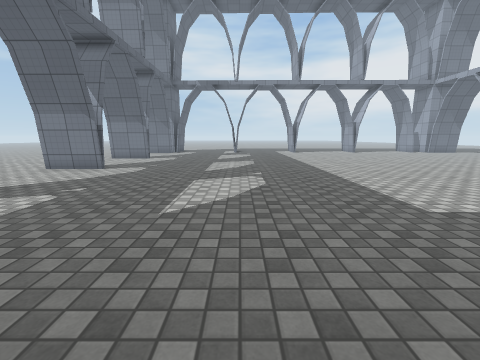
view 1 (above)

17 first-person views from a walk through a scene from a Unity 3-D project. The camera is 1.3 m above the floor, tilts 10° down and sees 90° across. The floor is counted in squares, 1 m on a side. Each view is taken from the middle of a square. On the plan, view 1 faces up. The plan holds only what a view shows up to about 12 squares ahead; the rest is blank. The place goes on beyond the plan. The player is left out. Surface patterns are stand-ins for the level's own textures.

view 2
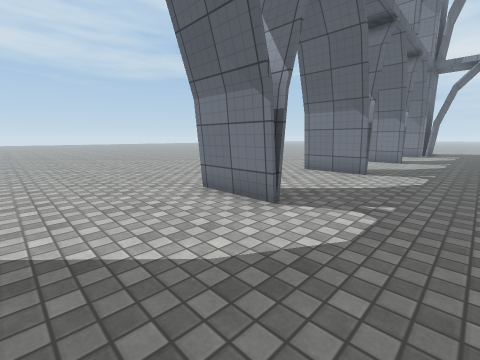

view 3
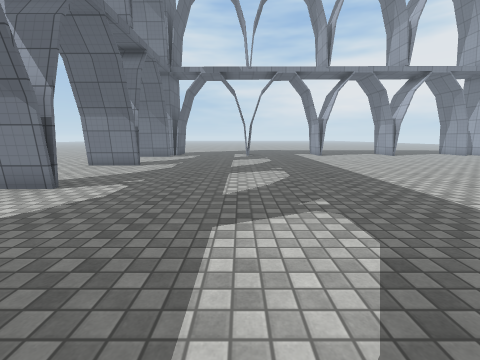

view 4
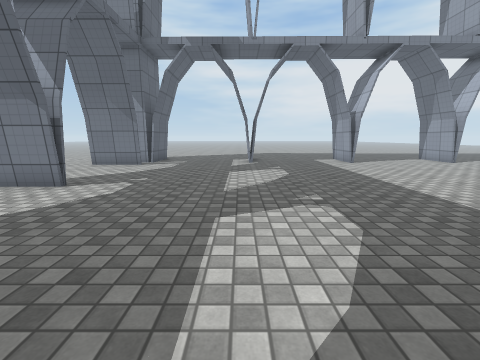

view 5
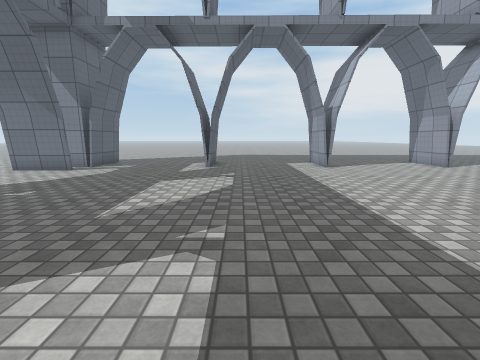

view 6
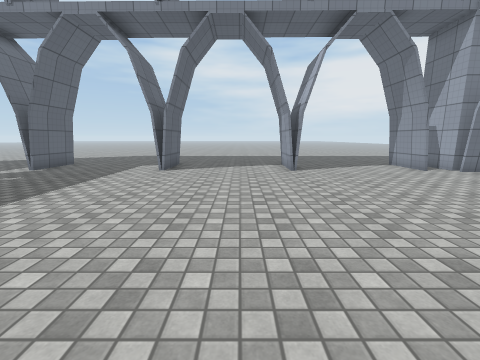

view 7
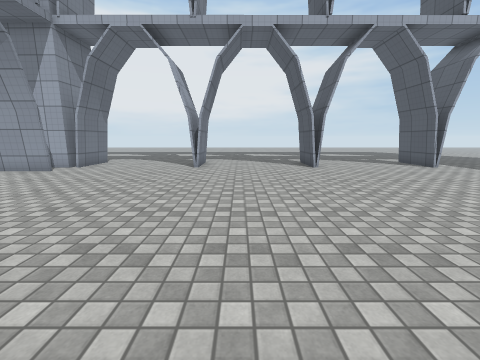

view 8
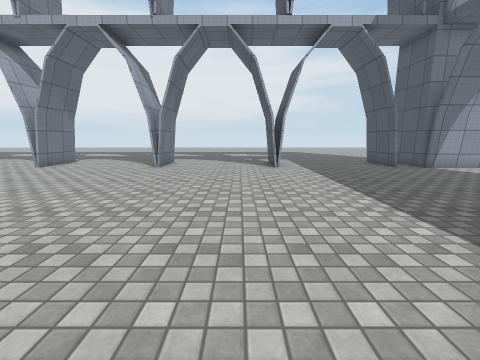

view 9
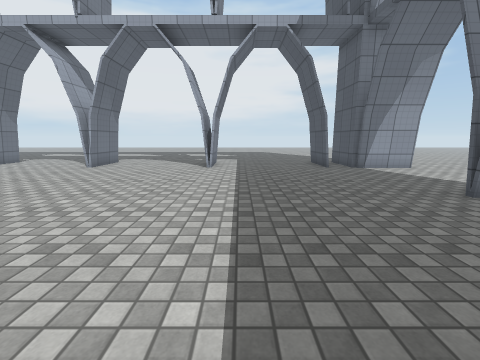

view 10
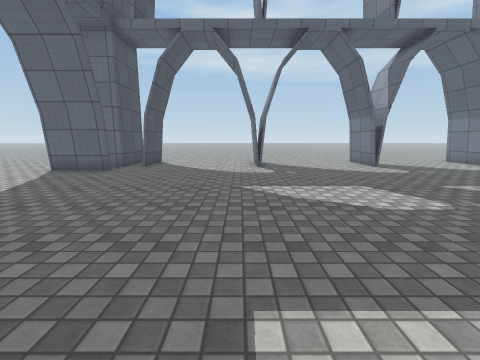

view 11
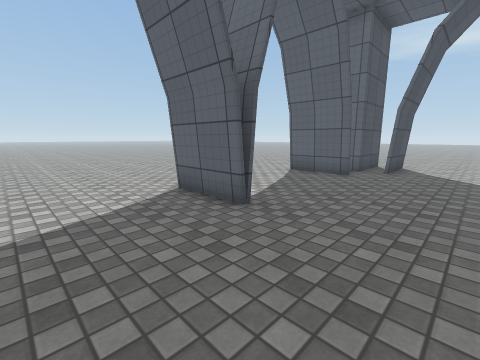

view 12
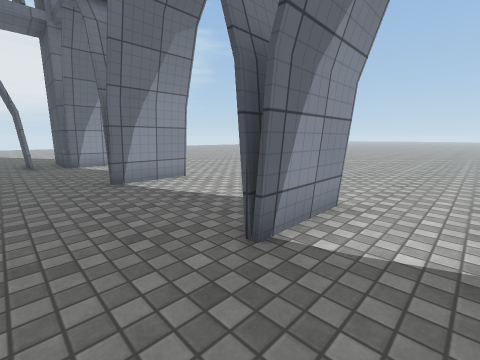

view 13
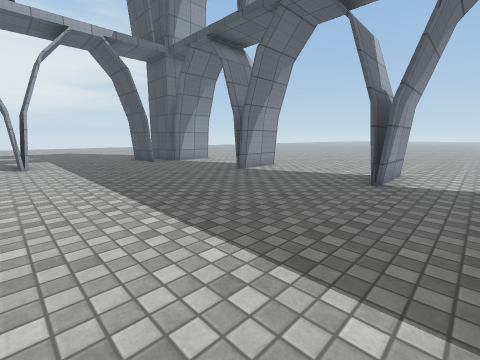

view 14
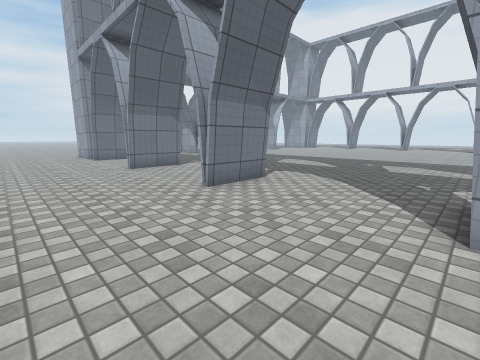

view 15
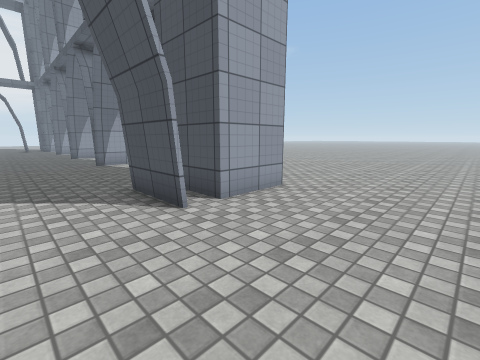

view 16
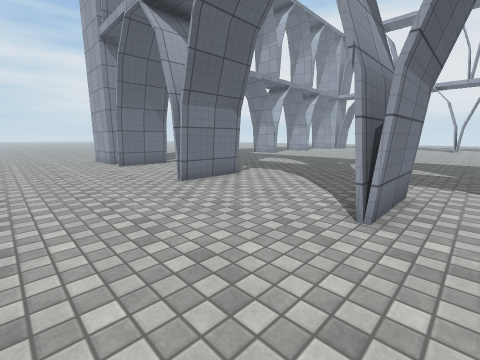

view 17
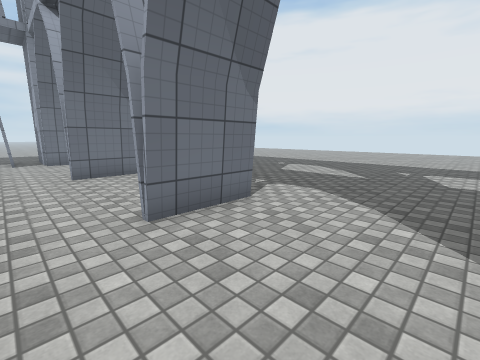

### Floor plan
Points are (right, up) in squares from view 1. A wall is a line through its corners. A room is listed if a view was taken in it or the views show most of it. See-through windows are left out.
Room 1 (views 1, 2, 3, 4, 5, 6, 7, 8, 9, 10, 11, 12, 13, 14, 15, 16, 17)
walls: (-5.7, 10.5) (-6.4, 10.5); (-5.8, 10.3) (-6.2, 10.3); (-5.8, 10.5) (-5.8, 9.9) (-8.2, 9.9) (-8.2, 10.5); (-5.8, 5.2) (-5.8, 4.7) (-8.2, 4.7); (-5.8, 5) (-7.1, 5); (-7, 10.3) (-8.2, 10.3); (-7, 10.5) (-8.2, 10.5); (-5.8, 15.7) (-5.8, 15.2) (-8.2, 15.2) (-8.2, 15.7); (0.5, -2.6) (0.5, -1.2) (0.9, -1.2) (0.9, -3.6); (-4.4, -1.1) (-4.4, -3.6); (6.1, -2.5) (6.1, -1.1); (-0.2, 21.6) (-0.7, 21.6); (5.8, -3.6) (5.8, -1.2) (6.3, -1.2); (-8.2, -0.2) (-5.8, -0.2); (-5.8, 20.5) (-8.2, 20.5); (16.5, 10.7) (16.5, 10.8); (16.4, 5.2) (17.4, 5.2); (-5.8, 21.7) (-6.7, 21.7); (16.5, 5.2) (16.5, 5.5) (17.5, 5.5); (11, -3.6) (11, -1.2) (11.5, -1.2); (-7.7, 21.7) (-8.3, 21.7); (16.5, 16) (16.5, 16.2); (-8.2, -3.6) (-8.2, -1.2); (16.5, -1.4) (16.5, -1); (16.3, -3.5) (16.3, -1) (18.9, -1)
ways out: opening at (-10.5, -4.8); opening at (-10.5, 20.2); opening at (5, -4.8); opening at (10.3, 16.4); opening at (16, 22.5)

Positions as (right, up) in squares from view 1, and headings:
1: (0, 0), facing up
2: (-3, 1), facing up-left
3: (-1, 4), facing up
4: (-1, 9), facing up
5: (1, 11), facing up
6: (8, 12), facing up
7: (6, 14), facing right
8: (6, 7), facing right
9: (6, 4), facing right
10: (5, 4), facing left
11: (4, 2), facing down-left
12: (4, 1), facing down-right
13: (4, 6), facing down-right
14: (-12, 5), facing up-right
15: (-12, 2), facing down-right
16: (-12, 9), facing up-right
17: (15, 7), facing up-right
